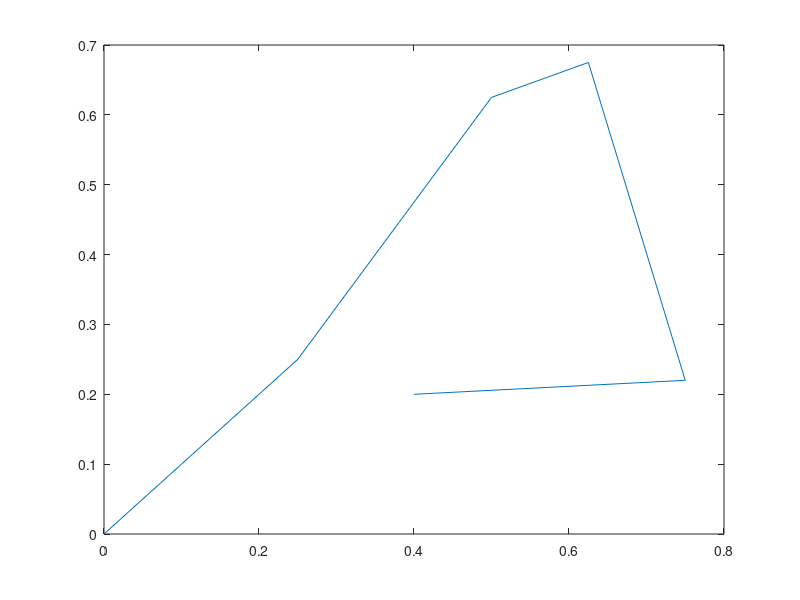

This chart was generated by the following MATLAB code: (Note: this script raises an error after producing the figure.)
%% Test de spline en 2D
clear all
close all
X = [ 0 , 0.25 , 0.5 , 0.625, 0.75 , 0.4];
Y = [ 0 , 0.25 , 0.625 , 0.675 , 0.22 , 0.2];
figure(1)
plot(X,Y)
hold on
Vx = subdivise_fermee(X,4,4);
Vy = subdivise_fermee(Y,4,4);
plot(Vx,Vy);

figure(2)
X = [0.0795 0.2776 0.4067 0.5979 0.7131 0.8744 0.9758];
Y = [0.2085 0.8090 0.0510 0.8703 0.0335 0.8673 0.0860];
plot(X,Y);
hold on
Vx = subdivise_fermee(X,4,2);
Vy = subdivise_fermee(Y,4,2);
plot(Vx,Vy);


figure(3)
X = [0.0933    0.2131    0.4620    0.6118    0.8998    0.6025];
Y = [0.8207    0.3630    0.4942    0.1560    0.7187    0.6983];
plot(X,Y);
hold on
Vx = subdivise_fermee(X,4,3);
Vy = subdivise_fermee(Y,4,3);
plot(Vx,Vy);

figure(4)
X =  [0.1141    0.1210    0.1901    0.2085    0.3099    0.2661    0.3652    0.4228    0.4597    0.5265    0.6002    0.6187    0.6786 0.7615    0.6624    0.7615    0.8537    0.9021    0.9482];
Y =  [0.3921    0.2318    0.3192    0.2201    0.3134    0.2114    0.2085    0.2289    0.3309    0.2697    0.3192    0.2055    0.3076 0.3047    0.1472    0.1531    0.1735    0.2784    0.1793];
plot(X,Y);
hold on
Vx = subdivise_fermee(X,4,3);
Vy = subdivise_fermee(Y,4,3);
plot(Vx,Vy);